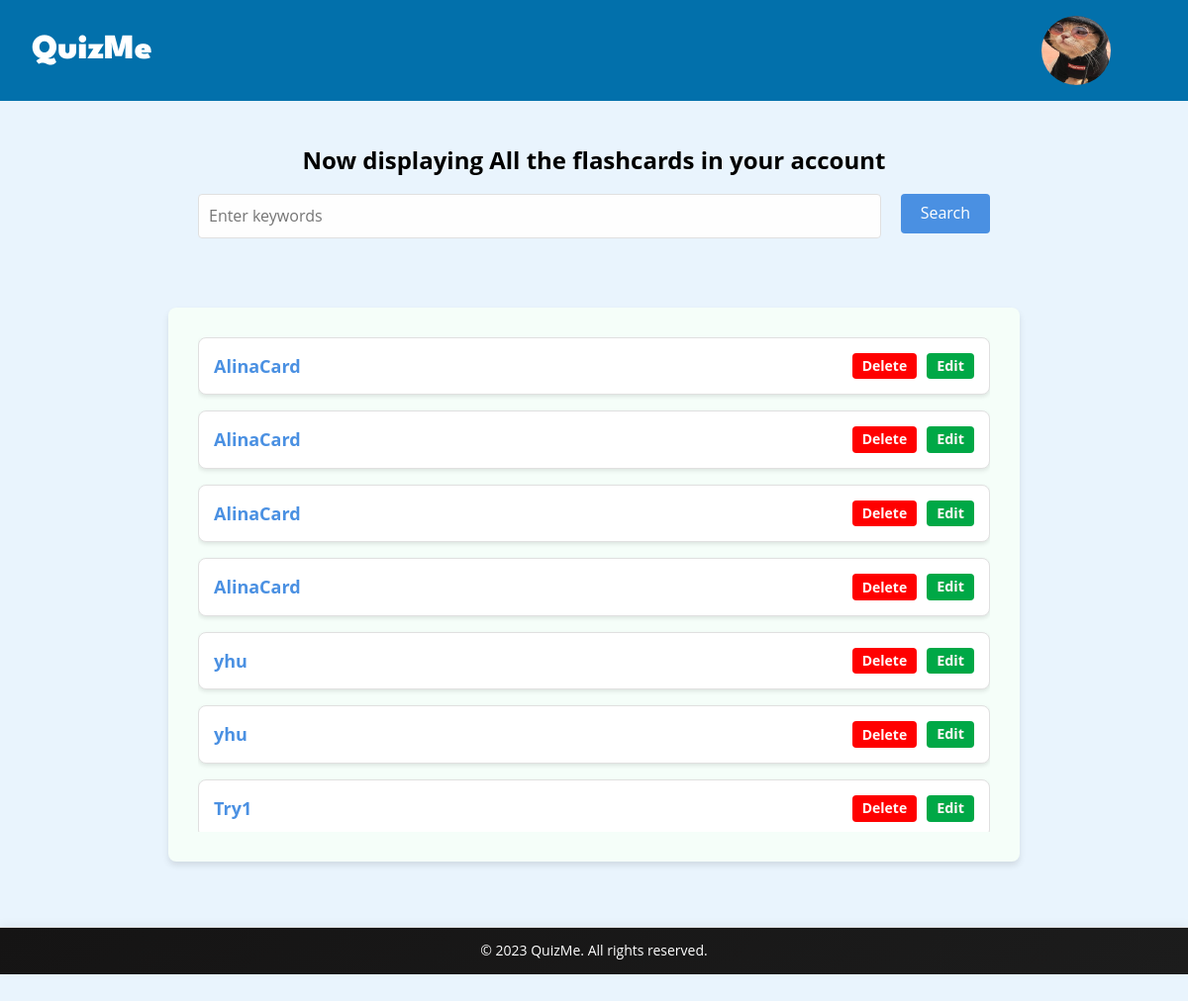
Page /your-flashcards (signed in) on the committed database.
### app.py (models this page shows, shortened)
class FlashcardSet(db.Model):
    id = db.Column(db.Integer, primary_key=True)
    name = db.Column(db.String(100), nullable=False)
    user_id = db.Column(db.Integer, db.ForeignKey('user.id'), nullable=False)
    flashcards = db.relationship('Flashcard', backref='flashcard_set', lazy=True, cascade='all, delete-orphan')  # Add cascade option

### app.py (the view, shortened to what this page needs)
@app.route('/your-flashcards', methods=['GET', 'POST'])
def your_flashcards():
    if 'user_id' not in session:
        return render_template('login.html', error_message="Please log in to access your flashcards.")
    user_id = session['user_id']
    user = User.query.get(user_id)
    flashcard_sets = user.flashcards
    return render_template('your-flashcards.html', flashcard_sets=flashcard_sets)

### app.py (called while the page is built)
@app.context_processor
def inject_user():
    user_id = session.get('user_id')
    if user_id:
        user = User.query.get(user_id)
        return dict(logged_in_user=user)
    return dict(logged_in_user=None)

### templates/your-flashcards.html (shortened to what this page needs)
{% extends "base.html" %}
{% block content %}
<section class="hero_your_flashcards">
    <h1 class="subtitle_your_flashcards">Now displaying All the flashcards in your account</h1>
    <form id="searchForm" action="{{ url_for('search_flashcard_sets') }}" method="POST">
        <input type="text" id="search" name="search_keywords" placeholder="Enter keywords">
        <button type="submit" id="submit-button">Search</button>
    </form>
</section>
<section class="displaying_flashcards_section">
    <div class="flashcard-list-container">
        <div class="flashcard-list" style="max-height: 500px; overflow-y: auto;">
            {% if flashcard_sets %}
                {% for flashcard_set in flashcard_sets %}
                    <div class="flashcard-set-card">
                        <a href="{{ url_for('single_flashcard', flashcard_set_name=flashcard_set.name) }}">{{ flashcard_set.name }}</a>
                        <div class="side">
                            <button class="delete_button" onclick="deleteFlashcardSet('{{ flashcard_set.name }}')">Delete</button>
                            <a href="{{ url_for('edit_flashcard_set', flashcard_set_name=flashcard_set.name) }}" class="edit-button"><p id="edit"> Edit </p></a>
                        </div>
                    </div>
                {% endfor %}
            {% else %}
                <p id="subtitle_your_flashcards">No matching flashcard set was found</p>
            {% endif %}
        </div>
    </div>
</section>
<br>
<br>
{% endblock %}

### static/css/style.css (style rules this page uses)
body { font-family: 'Open Sans', sans-serif; margin: 0; padding: 0; box-sizing: border-box; background-color: #e9f4fd; }
:root { --primary-color: #4a90e2; --secondary-color: #f5f7fa; --text-color: #333; --border-color: #e0e0e0; }
p { margin-bottom: 15px; }
.hero_your_flashcards { max-width: 800px; margin: 0 auto; padding: 30px; }
.subtitle_your_flashcards { font-size: 24px; margin-bottom: 20px; text-align: center; }
#searchForm { display: flex; gap: 10px; margin-bottom: 20px; }
#search { flex-grow: 1; padding: 10px; height: 45px; border: 1px solid var(--border-color); border-radius: 4px; font-size: 16px; }
#submit-button { margin-left: 10px; height: 40px; box-sizing: border-box; background-color: var(--primary-color); color: #fff; border: none; padding: 10px 20px; font-size: 16px; border-radius: 4px; cursor: pointer; transition: background-color 0.3s ease; }
.delete_button, .edit-button { padding: 5px 10px; border: none; border-radius: 4px; cursor: pointer; font-size: 14px; transition: background-color 0.3s ease; }
.delete_button { background-color: red; color: #fff7f7; font-weight: bolder; }
.edit-button { background-color: #00a846; text-decoration: none; display: inline-block; color: #fff7f7; }
#edit { color: #fff7f7; margin: 0; font-size: 0.8em; font-weight: bold; }
.displaying_flashcards_section { max-width: 800px; margin: 0 auto; padding: 30px; border-radius: 8px; background-color: #f5fef9; box-shadow: 0 4px 6px rgba(0, 0, 0, 0.1); }
.flashcard-list-container { display: flex; flex-direction: column; gap: 20px; }
.flashcard-set-card { background-color: #fff; border: 1px solid var(--border-color); border-radius: 8px; padding: 15px; box-shadow: 0 2px 4px rgba(0, 0, 0, 0.1); display: flex; justify-content: space-between; align-items: center; }
.flashcard-set-card a { text-decoration: none; color: var(--primary-color); font-size: 18px; font-weight: bold; }
.side { display: flex; gap: 10px; }
.delete_button { background-color: red; color: #fff7f7; padding: 5px 10px; border-radius: 4px; border: none; font-size: 14px; cursor: pointer; transition: background-color 0.3s ease; }
.edit-button { background-color: #00a846; color: #fff7f7; padding: 5px 10px; border-radius: 4px; text-decoration: none; display: inline-block; font-size: 14px; transition: background-color 0.3s ease; }
#edit { margin: 0; font-weight: bold; }
input[type="text"] { width: calc(100% - 24px); padding: 10px; border: 1px solid #ccc; border-radius: 6px; box-sizing: border-box; font-size: 16px; margin-bottom: 20px; background-color: #fefefe; transition: border 0.3s ease; }

### rows in the picture
FlashcardSet: name "AlinaCard"
FlashcardSet: name "AlinaCard"
FlashcardSet: name "AlinaCard"
FlashcardSet: name "AlinaCard"
FlashcardSet: name "yhu"
FlashcardSet: name "yhu"
FlashcardSet: name "Try1"
